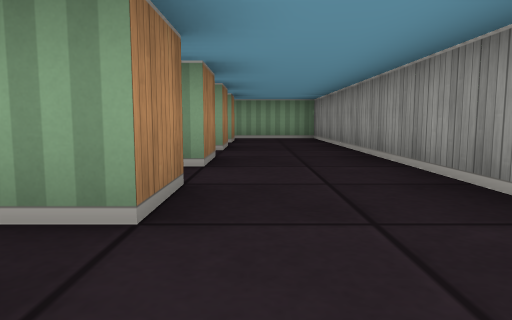
[1] (above)

18 first-person views from a walk through a cub3D level. The camera is about half as high as the walls, tilts 6° down and sees 70° across. The floor is counted in squares. Each view is taken from the middle of a square. On the plan, view 1 faces up. The plan holds only what a view shows up to about 9 squares ahead; the rest is blank.

[2]
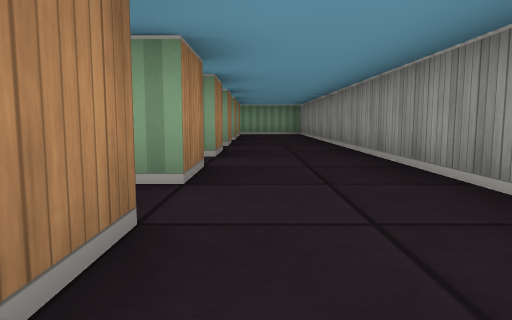

[3]
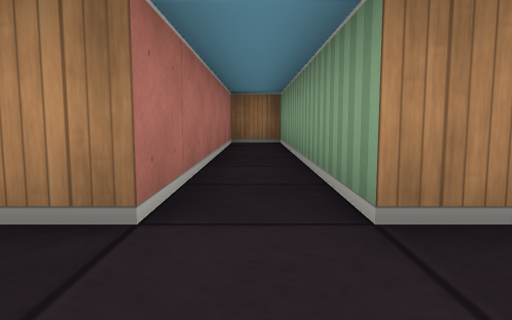

[4]
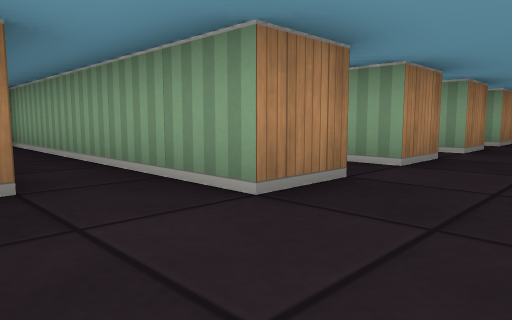

[5]
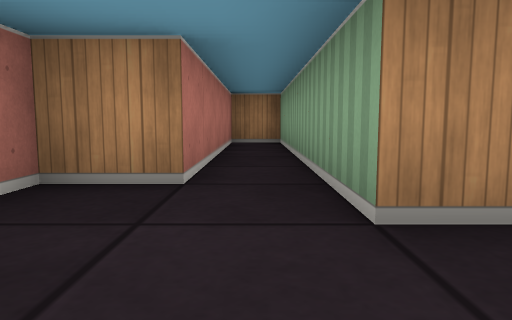

[6]
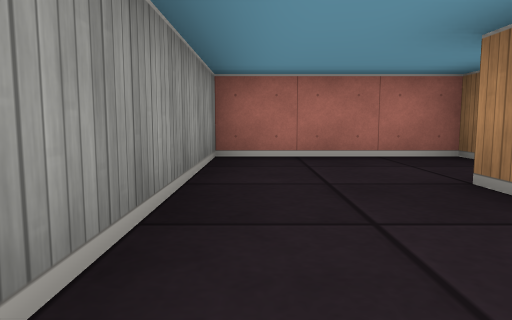

[7]
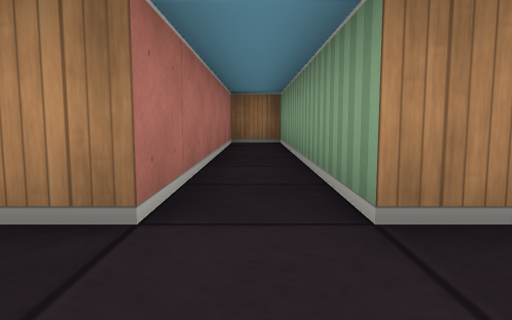

[8]
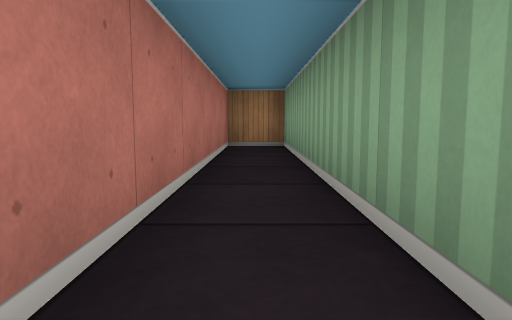

[9]
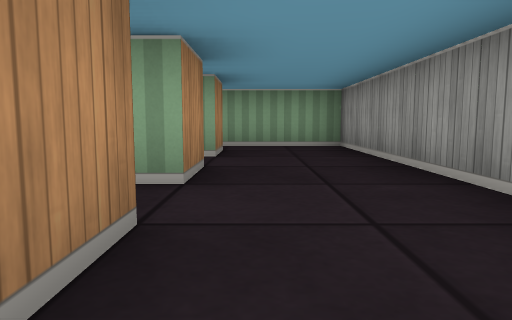

[10]
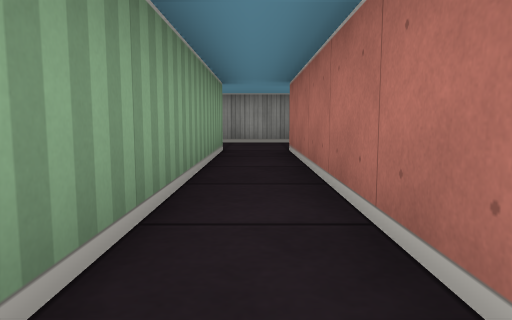

[11]
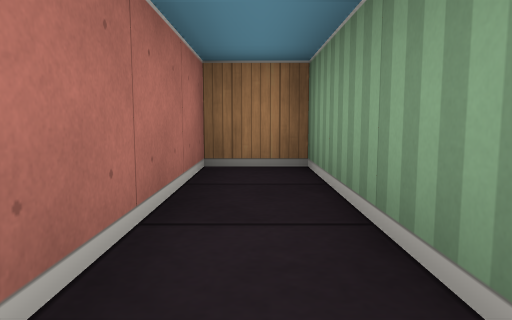

[12]
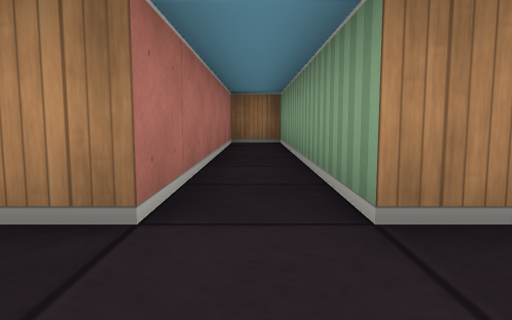

[13]
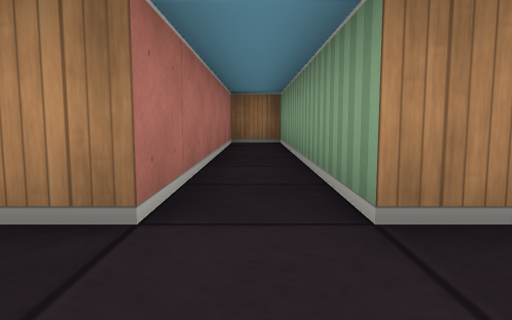

[14]
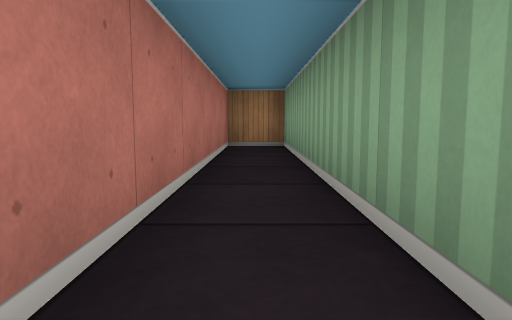

[15]
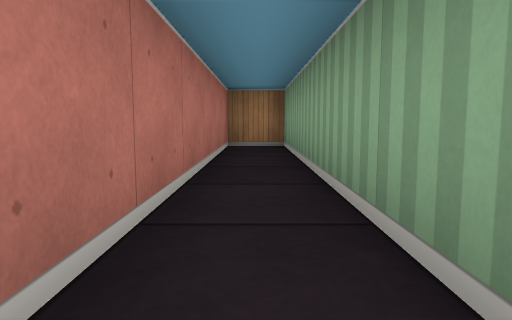

[16]
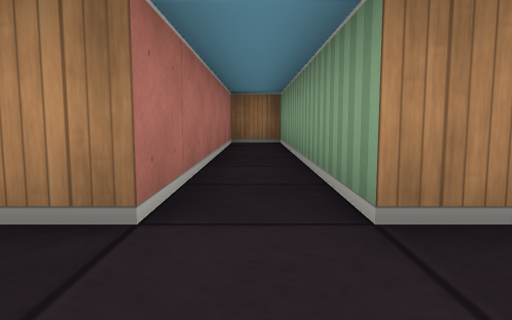

[17]
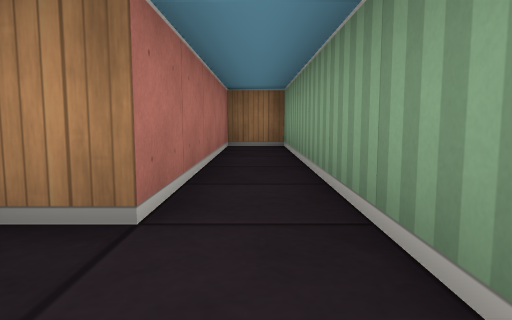

[18]
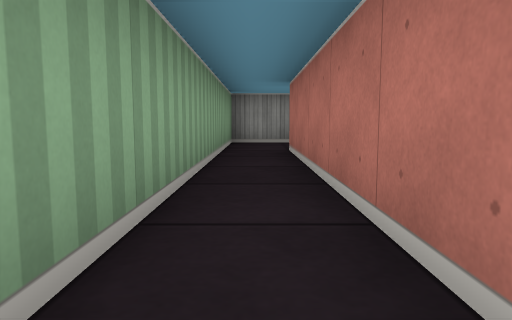

### Floor plan
Ten units are one square. View 1 is at (0, 0); x grows to the right and y downward. Boxes are objects, and circles mark ways between rooms. Rooms are numbered by the first view taken in them; rooms with no view inside come last. Other rooms are left out.
<svg viewBox="-70 -100 90 170">
<path fill="none" stroke="#000" d="M-5 -5 -5 5 -65 5 -65 15 -5 15M15 10 15 -5M-5 15 -5 25 -65 25 -65 35 -5 35M15 36 15 26M-5 35 -5 45 -65 45 -65 55 -15 55 -15 65 15 65 15 36M-5 -45 -5 -35 -65 -35 -65 -25 -5 -25M15 -25 15 -45M-5 -85 -5 -75 -65 -75 -65 -65 -5 -65M15 -65 15 -85M-5 -65 -5 -55 -65 -55 -65 -45 -5 -45M15 -45 15 -65M-5 -25 -5 -15 -65 -15 -65 -5 -5 -5M15 -5 15 -25M-54 -85 -5 -85M15 -85 15 -95 -54 -95"/>
<circle cx="5" cy="20" r="3" fill="#2a7"/>
<circle cx="5" cy="0" r="3" fill="#2a7"/>
<circle cx="5" cy="40" r="3" fill="#2a7"/>
<circle cx="5" cy="-40" r="3" fill="#2a7"/>
<circle cx="5" cy="-20" r="3" fill="#2a7"/>
<circle cx="5" cy="-60" r="3" fill="#2a7"/>
<circle cx="5" cy="-80" r="3" fill="#2a7"/>
<text x="-20" y="10">1</text>
<text x="-20" y="30">2</text>
<text x="-10" y="50">3</text>
<text x="-20" y="-30">4</text>
<text x="-20" y="-70">5</text>
<text x="-20" y="-50">6</text>
<text x="-20" y="-10">7</text>
<text x="-30" y="-90">8</text>
</svg>
Room 1 opens to room 2. Room 1 opens to room 7. Room 2 opens to room 3. Room 4 opens to room 6. Room 4 opens to room 7. Room 5 opens to room 6. Room 5 opens to room 8.

Where each view was taken, in squares from view 1:
view 1: 0 up, 0 right, facing up
view 2: 3 down, 0 right, facing up
view 3: 1 down, 1 right, facing left
view 4: 6 down, 1 right, facing up-left
view 5: 5 down, 1 right, facing left
view 6: 2 down, 1 right, facing down
view 7: 3 up, 1 right, facing left
view 8: 3 up, 0 right, facing left
view 9: 3 up, 0 right, facing up
view 10: 7 up, 6 left, facing right
view 11: 7 up, 3 left, facing left
view 12: 5 up, 1 right, facing left
view 13: 1 up, 1 right, facing left
view 14: 1 up, 0 right, facing left
view 15: 1 down, 0 right, facing left
view 16: 3 down, 1 right, facing left
view 17: 5 down, 0 right, facing left
view 18: 9 up, 6 left, facing right
